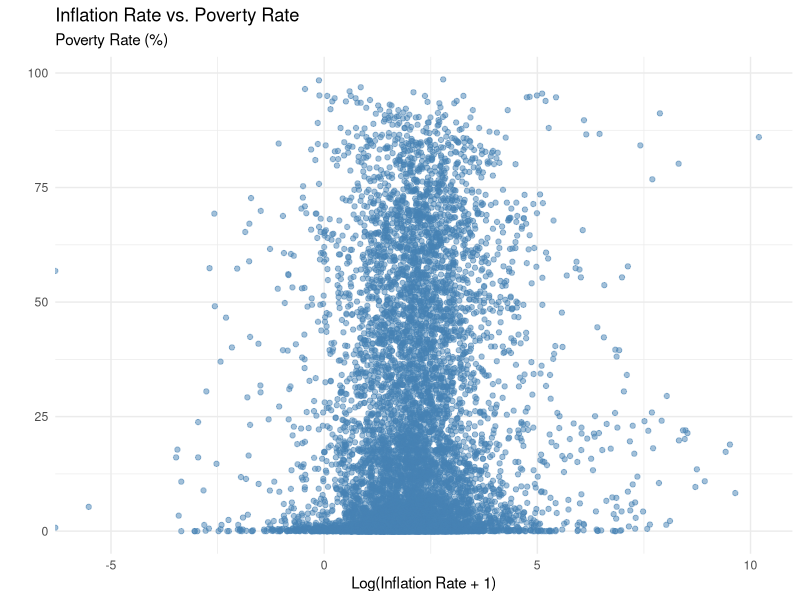
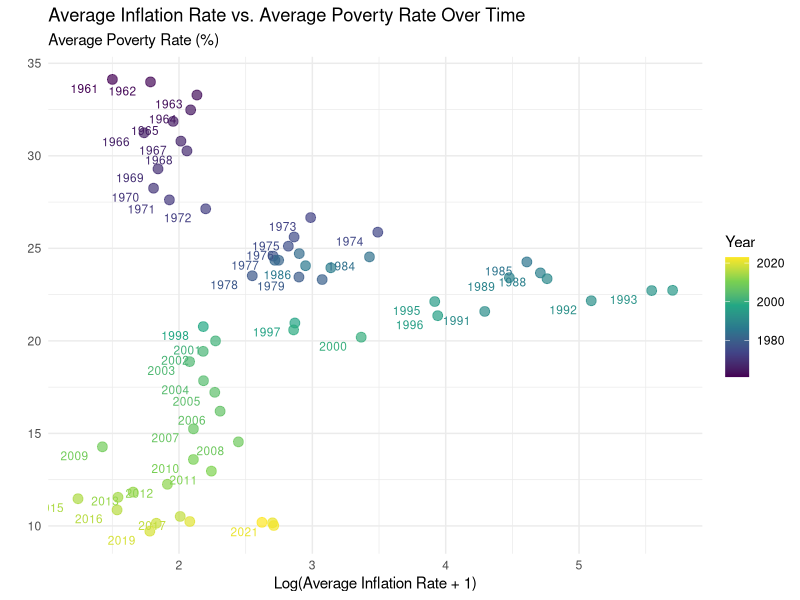
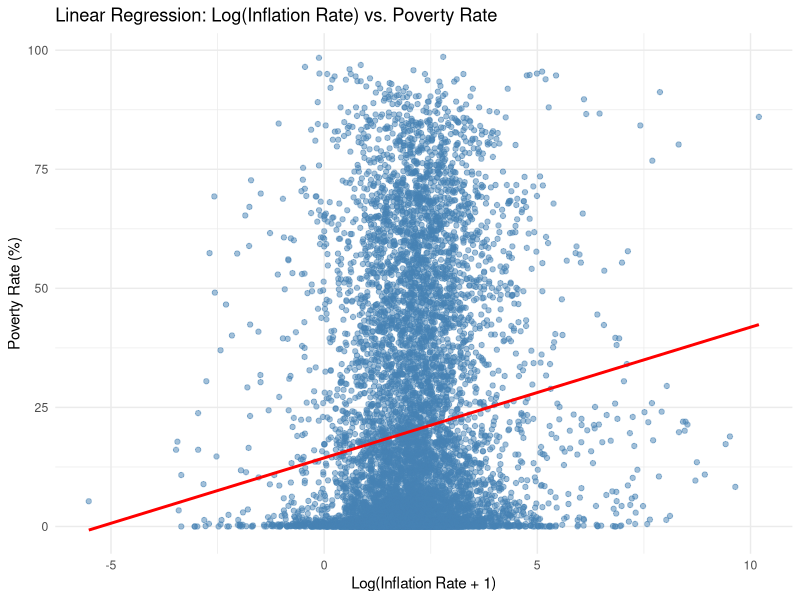

Here is the R script that generated these plots, in order:
## ---- chunk 1
#| message: false

library(tidyverse)
library(knitr)
library(viridis)
## ---- chunk 2
#| message: false

poverty <- read_csv("data/poverty.csv")
inflation <- read_csv("data/inflation.csv")
## ---- chunk 3
head(poverty) |> 
  kable()
## ---- chunk 4
head(inflation) |> 
  kable()
## ---- chunk 5
# Filter the datasets to include only the overlapping years (1961 to 2023)
inflation_filtered <- inflation |>
  select(country, `1961`:`2023`)

poverty_filtered <- poverty |>
  select(country, `1961`:`2023`)

## ---- chunk 6
# Pivot the year columns to a single column in both datasets
inflation_long <- inflation_filtered |>
  pivot_longer(cols = `1961`:`2023`, 
               names_to = "year", 
               values_to = "inflation_rate") |>
  mutate(year = as.numeric(year))

poverty_long <- poverty_filtered |>
  pivot_longer(cols = `1961`:`2023`, 
               names_to = "year", 
               values_to = "poverty_rate") |>
  mutate(year = as.numeric(year))

## ---- chunk 7
# Join the datasets on country and year
poverty_inflation_data <- inflation_long |>
  inner_join(poverty_long, by = c("country", "year"))

## ---- chunk 8
# Handle missing values
poverty_inflation_data <- poverty_inflation_data |>
  drop_na()

## ---- chunk 9
#| warning: false
#| message: false

# Replace non-standard minus signs with the standard minus sign
poverty_inflation_data <- poverty_inflation_data |>
  mutate(inflation_rate = gsub("\u2212", "-", inflation_rate)) 

# Handle 'k' suffix for thousands and convert to numeric
poverty_inflation_data <- poverty_inflation_data |>
  mutate(inflation_rate = ifelse(
    grepl("k", inflation_rate, ignore.case = TRUE),
    as.numeric(gsub("k", "", inflation_rate, ignore.case = TRUE)) * 1000,
    as.numeric(inflation_rate)))
## ---- chunk 10
head(poverty_inflation_data) |>
  kable()
## ---- chunk 11
# Save the cleaned data frame to a CSV
write_csv(poverty_inflation_data, "data/poverty_inflation_data.csv")
## ---- chunk 12
#| warning: false
#| fig-align: center
#| fig-cap: "Relationship between log-transformed inflation rate and extreme poverty rate from 1961 to 2023."

# Scatter plot of inflation rate vs. poverty rate
ggplot(data = poverty_inflation_data, 
       mapping = aes(x = log1p(inflation_rate), 
                     y = poverty_rate)) +
  geom_point(alpha = 0.5, color = "steelblue") +
  labs(
    title = "Inflation Rate vs. Poverty Rate",
    subtitle = "Poverty Rate (%)",
    x = "Log(Inflation Rate + 1)",
    y = "") +
  theme_minimal()
## ---- chunk 13
#| warning: false
#| message: false
#| fig-align: center
#| fig-cap: "Change in relationship between log-transformed average global inflation rate and average global poverty rate from 1961 to 2023."

# Aggregate data to show average values per year
aggregated_data <- poverty_inflation_data |>
  group_by(year) |>
  summarize(avg_inflation_rate = mean(inflation_rate, na.rm = TRUE),
            avg_poverty_rate = mean(poverty_rate, na.rm = TRUE))

# Plot of average inflation rate vs. average poverty rate over time
ggplot(data = aggregated_data, 
       mapping = aes(x = log1p(avg_inflation_rate), 
                     y = avg_poverty_rate, 
                     color = year)) +
  geom_point(alpha = 0.7, size = 3) +
  geom_text(aes(label = year), 
            hjust = 1.5, 
            vjust = 1.5, 
            size = 3, 
            check_overlap = TRUE) +
  scale_color_viridis_c() +
  labs(
    title = "Average Inflation Rate vs. Average Poverty Rate Over Time",
    subtitle = "Average Poverty Rate (%)",
    x = "Log(Average Inflation Rate + 1)",
    y = "",
    color = "Year") +
  theme_minimal()
## ---- chunk 14
# Removing NA values to prevent errors
clean_data <- poverty_inflation_data |>
  filter(!is.na(inflation_rate) & !is.na(poverty_rate)) |>
  filter(is.finite(log1p(inflation_rate)))

# Fit linear regression model
linear_model <- lm(poverty_rate ~ log1p(inflation_rate), data = clean_data)

# Display regression summary
summary(linear_model)

# Extract regression coefficients and R² value
intercept <- coef(linear_model)[1]   # β0 (Intercept)
slope <- coef(linear_model)[2]       # β1 (Slope for log-transformed inflation rate)
r_squared <- summary(linear_model)$r.squared

# Print results
cat("Intercept (β0):", intercept, "\n")
cat("Slope (β1):", slope, "\n")
cat("R-squared:", r_squared, "\n")

# Visualizing the Regression Line
ggplot(data = clean_data, 
       aes(x = log1p(inflation_rate), y = poverty_rate)) +
  geom_point(alpha = 0.5, color = "steelblue") +
  geom_smooth(method = "lm", color = "red", se = FALSE) +
  labs(
    title = "Linear Regression: Log(Inflation Rate) vs. Poverty Rate",
    x = "Log(Inflation Rate + 1)",
    y = "Poverty Rate (%)"
  ) +
  theme_minimal()

